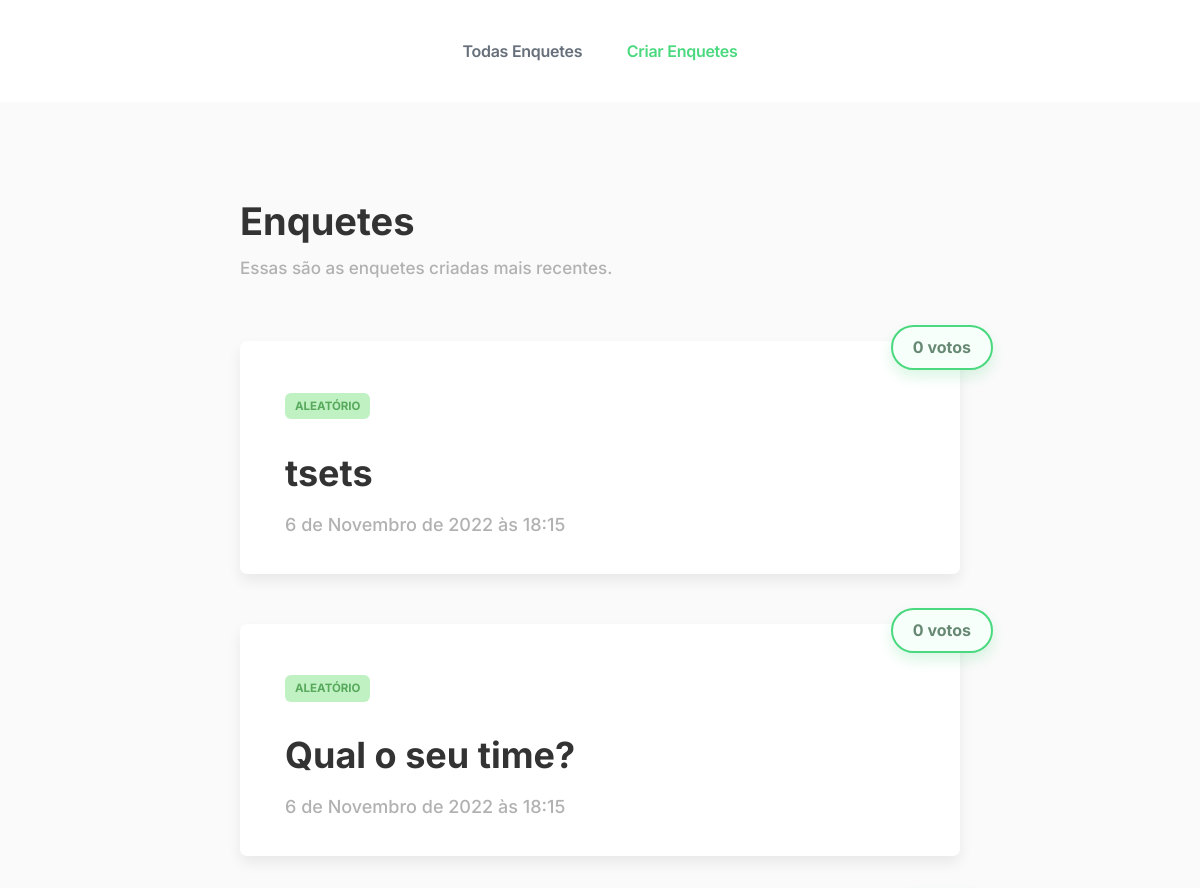
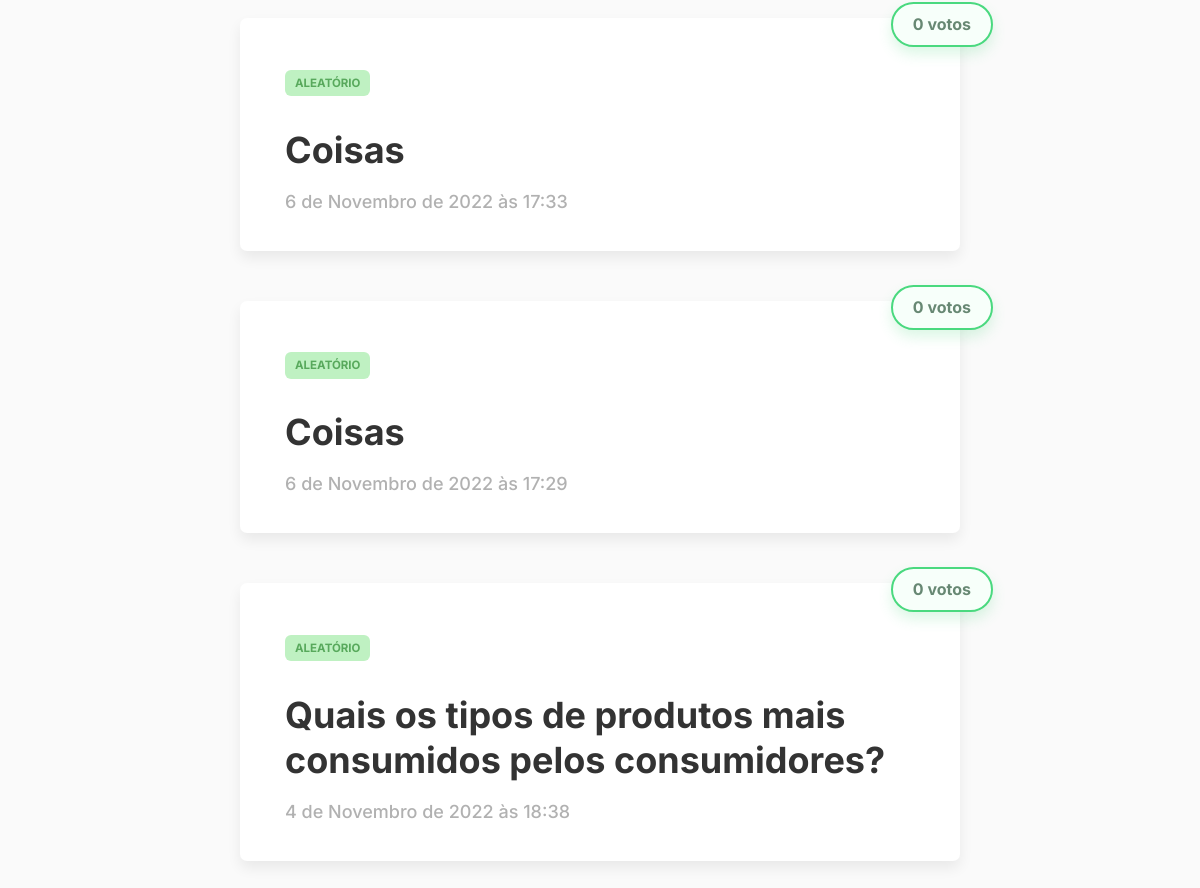
Page /enquetes/ on the earlier database version (2 pictures, top to bottom).
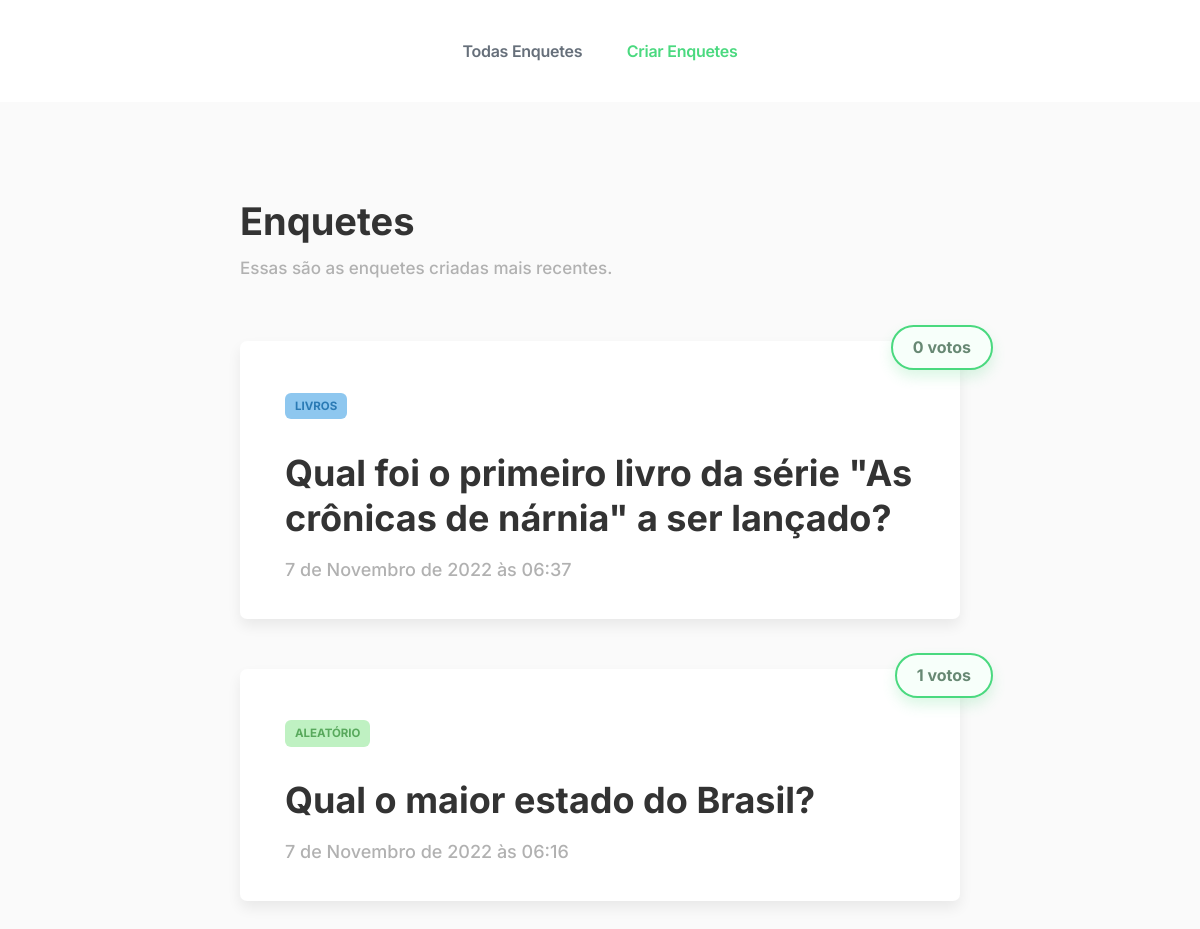
Same page on the later database version.
### enquetes/models.py (models this page shows, shortened)
class Question(models.Model):
    question_text = models.CharField(max_length=200)
    pub_date = models.DateTimeField('date published',default=timezone.now())
    all_votes = models.IntegerField(default=0)
    category = models.CharField(max_length=100, default="")

### enquetes/views.py (the view)
# urls.py: path('', views.IndexView.as_view(), name='index'),
class IndexView(generic.ListView):
    template_name = 'enquetes/index.html'
    context_object_name = 'latest_question_list'
    def get_queryset(self):
        return Question.objects.filter(pub_date__lte=timezone.now()).order_by('-pub_date')[:5]

### enquetes/templates/enquetes/index.html (shortened to what this page needs)
<!DOCTYPE html>
<html>
<head>
    {% load static %}
    <link rel="stylesheet" href="{% static 'enquetes/style.css' %}">
    <link rel="stylesheet" href="{% static 'enquetes/nav.css' %}">
    <link rel="stylesheet" href="{% static 'enquetes/colors.css' %}">
</head>
<body>
    <nav class="nav">
        <div class="nav-center">
            <a href="{% url 'enquetes:index' %}" class="nav--link colorGrey">Todas Enquetes</a>
            <a href="{% url 'enquetes:create' %}" class="nav--link colorGreen">Criar Enquetes</a>
        </div>
    </nav>
    <main class="main">
        <section class="main-section">
            <header>
                <h1 class="title">Enquetes</h1>
                <p class="subtitle">Essas são as enquetes criadas mais recentes.</p>
            </header>
            <div class="list">
                {% if latest_question_list %}
                {% for question in latest_question_list %}
                <div class="div-item">
                    <a class="link-item" href="{% url 'enquetes:detail' question.id %}">
                        <p class="category {{ question.category }} ">{{ question.category }}</p>
                        <h2 class="title">{{ question.question_text }}</h2>
                        <p class="date">{{ question.pub_date }}</p>
                        <div class="votes">
                            <p>{{ question.all_votes }} votos</p>
                        </div>
                    </a>
                </div>
                {% endfor %}
                {% else %}
                <p>Não existe nenhuma enquete.</p>
                {% endif %}
            </div>
        </section>
    </main>
</body>
</html>

### enquetes/static/enquetes/style.css (style rules this page uses)
.main-section { width: 60%; }
.main header { display: flex; flex-direction: column; margin-bottom: 4em; }
.main header .title { float: left; width: 100%; margin: 0 0 20px 0px; font-size: 38px; color: #333; }
.main header .subtitle { float: left; width: 100%; color: #B1B1B1; font-size: 17px; font-weight: 500; margin: 0; }
.list { width: 100%; float: left; }
.div-item { margin-bottom: 50px; float: left; width: 100%; position: relative; transition: transform 0.5s ease; }
.link-item { float: left; width: -webkit-fill-available; background: #FFFFFF; box-shadow: 0px 7px 14px rgb(0 0 0 / 7%); border-radius: 7px; padding: 40px 45px 40px 45px; position: relative; transition: box-shadow 0.5s ease; }
.link-item .title { float: left; width: 100%; padding: 20px 60px 20px 0px; font-size: 36px; color: #333; line-height: 45px; margin: 0; }
.link-item .date { font-size: 18px; color: #b1b1b1; float: left; font-weight: 500; margin: 0; }
.category { float: left; padding: 8px 10px 7px 10px; border-radius: 6px; font-size: 11.5px; text-transform: uppercase; font-weight: 700; }
.votes { position: absolute; right: -33px; top: -32px; }
.votes p { background: #F7FFFA; border: 2.5px solid #4AD97F; box-sizing: border-box; box-shadow: 0px 7px 14px rgb(74 217 127 / 20%); border-radius: 23px; font-size: 16px; font-weight: 700; color: #678873; padding: 12px 20px 13px 20px; }
.Aleatório { background-color: #bff1c2; color: #58a95c; }
.Livros { background-color: #8ec7ef; color: #2a7ab4; }

### enquetes/static/enquetes/nav.css (style rules this page uses)
body { -webkit-font-smoothing: antialiased; background-color: #FAFAFA; color: #2D2D2D; font-family: 'Inter', sans-serif; line-height: 1; word-wrap: break-word; margin: 0; padding: 0; transition: background-color 0.5s ease; overflow-x: hidden; }
.nav { float: left; width: -webkit-fill-available; background-color: #FFF; padding: 27px 25px; height: 48px; }
.nav-center { position: absolute; left: 50%; width: 400px; margin-left: -200px; text-align: center; }
.nav--link { font-size: 16px; font-weight: 600; letter-spacing: -0.26px; line-height: 16px; text-decoration: none solid rgb(102, 111, 122); text-align: center; word-spacing: 0px; padding: 16px; display: inline-block; margin: 0px 4px; }
.main { float: left; width: 100%; padding: 100px 0px; display: flex; justify-content: center; }

### enquetes/static/enquetes/colors.css (style rules this page uses)
.colorGreen { color: #4AD97F; }
.colorGrey { color: #666F7A; }
a { transition: background 0.5s ease, color 0.5s ease; }

Differences in the rows shown:
removed Question: category "ALEATÓRIO", question_text "tsets", pub_date "6 de Novembro de 2022 às 18:15", all_votes "0"
removed Question: category "ALEATÓRIO", question_text "Qual o seu time?", pub_date "6 de Novembro de 2022 às 18:15", all_votes "0"
removed Question: category "ALEATÓRIO", question_text "Coisas", pub_date "6 de Novembro de 2022 às 17:33", all_votes "0"
removed Question: category "ALEATÓRIO", question_text "Coisas", pub_date "6 de Novembro de 2022 às 17:29", all_votes "0"
removed Question: category "ALEATÓRIO", question_text "Quais os tipos de produtos mais consumidos pelos consumidores?", pub_date "4 de Novembro de 2022 às 18:38", all_votes "0"
added Question: category "LIVROS", question_text "Qual foi o primeiro livro da série \"As crônicas de nárnia\" a ser lançado?", pub_date "7 de Novembro de 2022 às 06:37", all_votes "0"
added Question: category "ALEATÓRIO", question_text "Qual o maior estado do Brasil?", pub_date "7 de Novembro de 2022 às 06:16", all_votes "1"
